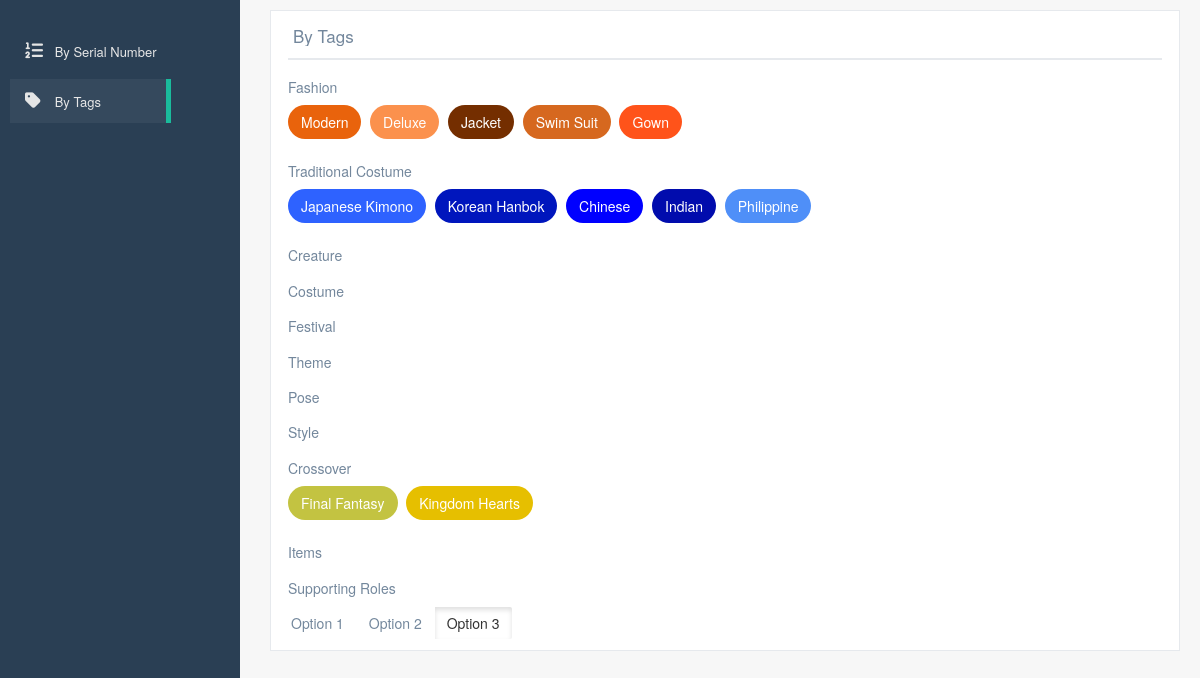
/tags, run on an earlier commit of the app's database.
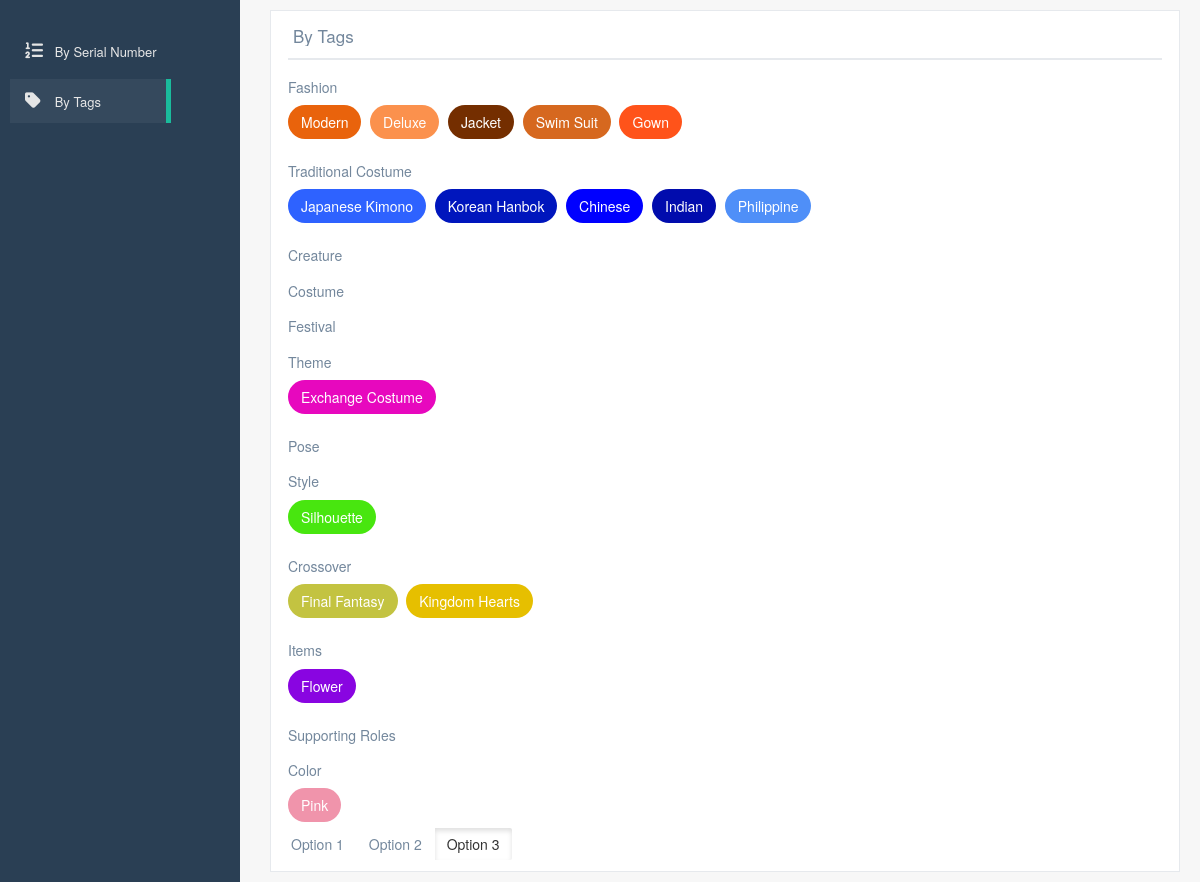
And on a later commit of the database.
### tags/models.py (models this page shows, shortened)
class Tag(models.Model):
    name = models.CharField(max_length=64, null=False, blank=False)
    category = models.ForeignKey(Category, on_delete=models.CASCADE, null=False, blank=False)
    color = models.CharField(max_length=20, null=False, blank=False)
    def as_simple_dict(self):
        return {
            'id': self.id,
            'name': self.name,
            'color': self.color,
        }

class Category(models.Model):
    name = models.CharField(max_length=64, null=False, blank=False)
    def as_dict(self):
        return {
            'name': self.name,
        }

### pages/views.py (the view)
# urls.py: re_path(r'^tags$', TagsView.as_view()),
class TagsView(TemplateView):
    http_method_names = ['get']
    template_name = 'tags.html'
    def get_context_data(self, **kwargs):
        context = super(TagsView, self).get_context_data(**kwargs)
        category_objs = Category.objects.all().prefetch_related('tag_set')
        categories = []
        for c in category_objs:
            category_info = c.as_dict()
            category_info['tags'] = [t.as_simple_dict() for t in c.tag_set.all()]
            categories.append(category_info)
        context['categories'] = categories
        return context

### pages/templates/tags.html (shortened to what this page needs)
{% extends 'base.html' %}
{% load static %}
{% load i18n %}
{% block css %}
<link href="{% static 'css/common/common.css' %}" rel="stylesheet">
<link href="{% static 'css/tags/tags.css' %}" rel="stylesheet">
{% endblock %}
{% block content %}
<div class="col-md-12 col-sm-12 col-xs-12">
    <div class="x_panel">
        <div class="x_title">
            <h2>By Tags</h2>
            <div class="clearfix"></div>
        </div>
        {% for category in categories %}
            <h5 class="category-header">{{category.name}}</h5>
            {% for tag in category.tags %}
                <a href="tags/{{tag.id}}" target="_blank">
                    <button type="button" class="btn btn-round"
                        style="color:white;background-color:{{tag.color}};"
                    >
                        {{tag.name}}
                    </button>
                </a>
            {% endfor %}
        {% endfor %}
        <div class="row">
            <div class="btn-group form-check" data-toggle="buttons">
                <label class="btn btn-secondary">
                <input type="checkbox" class="join-btn" name="options" id="option1"> Option 1
                </label>
                <label class="btn btn-secondary">
                <input type="checkbox" name="options" class="join-btn" id="option2"> Option 2
                </label>
                <label class="btn btn-secondary active focus">
                <input type="checkbox" name="options" class="join-btn" id="option3"> Option 3
                </label>
            </div>
        </div>
    </div>
</div>
{% endblock %}

What changed in the data, as far as the page shows it:
added Tag: name "Exchange Costume"
added Tag: name "Silhouette"
added Tag: name "Flower"
added Category: name "Color"
added Tag: name "Pink"
